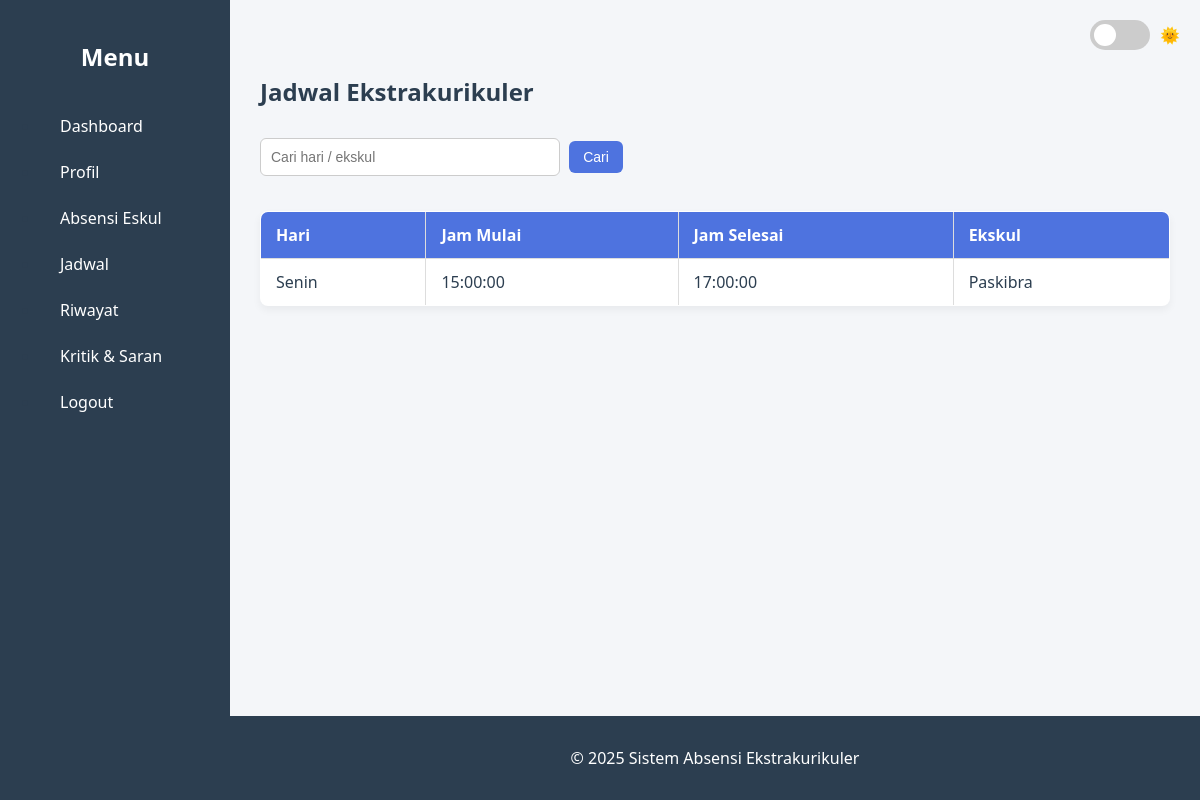
The page /siswa/jadwal.php (signed in) on the database its author committed.
### tables this page shows
CREATE TABLE `jadwal` (
  `id_jadwal` int(11) NOT NULL,
  `hari` enum('Senin','Selasa','Rabu','Kamis','Jumat','Sabtu') DEFAULT NULL,
  `jam_mulai` time DEFAULT NULL,
  `jam_selesai` time DEFAULT NULL,
  `id_ekskul` int(11) DEFAULT NULL
);

CREATE TABLE `ekskul` (
  `id_ekskul` int(11) NOT NULL,
  `nama_ekskul` varchar(100) DEFAULT NULL,
  `id_pembina` int(11) DEFAULT NULL
);

### siswa/jadwal.php (the view, shortened to what this page needs)
<?php
include '../koneksi.php';
$id = $_SESSION['id'];
$search = isset($_GET['search']) ? mysqli_real_escape_string($conn, $_GET['search']) : '';
$page = isset($_GET['page']) ? (int)$_GET['page'] : 1;
$per_page = 5;
$start = ($page - 1) * $per_page;
$where = "WHERE se.id_siswa = '$id'";
$data = mysqli_query($conn, "SELECT j.*, e.nama_ekskul FROM siswa_eskul se
    JOIN ekskul e ON se.id_ekskul = e.id_ekskul
    JOIN jadwal j ON j.id_ekskul = e.id_ekskul
    $where
    ORDER BY j.hari ASC
    LIMIT $start, $per_page");
?>
<?php include 'header.php'; ?>
<?php include 'sidebar.php'; ?>
<div class="content">
    <h2>Jadwal Ekstrakurikuler</h2>
    <form method="GET" style="margin-bottom:15px;">
        <input type="text" name="search" placeholder="Cari hari / ekskul" value="<?= htmlspecialchars($search) ?>">
        <button type="submit">Cari</button>
    </form>
    <table>
        <thead>
            <tr>
                <th style="text-align:left;">Hari</th>
                <th style="text-align:left;">Jam Mulai</th>
                <th style="text-align:left;">Jam Selesai</th>
                <th style="text-align:left;">Ekskul</th>
            </tr>
        </thead>
        <tbody>
            <?php if (mysqli_num_rows($data) > 0): ?>
                <?php while ($row = mysqli_fetch_assoc($data)): ?>
                    <tr>
                        <td><?= $row['hari']; ?></td>
                        <td><?= $row['jam_mulai']; ?></td>
                        <td><?= $row['jam_selesai']; ?></td>
                        <td><?= $row['nama_ekskul']; ?></td>
                    </tr>
                <?php endwhile; ?>
            <?php else: ?>
                <tr>
                    <td colspan="4" style="text-align:center;">Tidak ada data jadwal ditemukan.</td>
                </tr>
            <?php endif; ?>
        </tbody>
    </table>
</div>
<?php include 'footer.php'; ?>

### siswa/style.css (style rules this page uses)
:root { --bg: #f4f6f9; --text: #2c3e50; --sidebar-bg: #2c3e50; --sidebar-text: white; --primary: #4e73df; --primary-dark: #224abe; --table-header: #4e73df; --footer-bg: #2c3e50; }
* { box-sizing: border-box; }
body { margin: 0; background-color: var(--bg); color: var(--text); font-family: 'Segoe UI', sans-serif; }
.content { margin-left: 230px; padding: 30px; }
textarea, input[type="text"], input[type="date"], input[type="file"], select { width: 100%; padding: 12px; margin-bottom: 15px; border: 1px solid #ccc; border-radius: 8px; font-size: 14px; resize: vertical; }
button, input[type="submit"] { background-color: var(--primary); color: white; border: none; padding: 10px 20px; font-size: 14px; border-radius: 8px; cursor: pointer; }
table { width: 100%; border-collapse: collapse; margin-top: 20px; }
table, th, td { border: 1px solid #ddd; }
th, td { padding: 10px; text-align: left; }
th { background-color: var(--table-header); color: white; }
form input[type="text"] { padding: 10px; width: 300px; border: 1px solid #ccc; border-radius: 6px; margin-top: 10px; }
form button { padding: 10px 16px; background: var(--primary); color: white; border: none; border-radius: 6px; margin-left: 5px; cursor: pointer; }

### siswa/jadwal.php (style rules this page uses)
body { margin-top: 25px; }
table { width: 100%; border-collapse: collapse; background-color: white; border-radius: 8px; overflow: hidden; box-shadow: 0 4px 8px rgba(0, 0, 0, 0.05); }
th, td { padding: 12px 15px; text-align: left; border-bottom: 1px solid #ddd; }
th { background-color: #4e73df; color: white; }
form { margin-bottom: 20px; }
input[type="text"] { padding: 8px 12px; border-radius: 6px; border: 1px solid #ccc; font-size: 14px; }
button[type="submit"] { padding: 8px 14px; border-radius: 6px; background-color: #4e73df; color: white; border: none; cursor: pointer; font-size: 14px; }

### rows shown on the page
jadwal: hari "Senin", jam_mulai "15:00:00", jam_selesai "17:00:00", id_ekskul.nama_ekskul "Paskibra"
